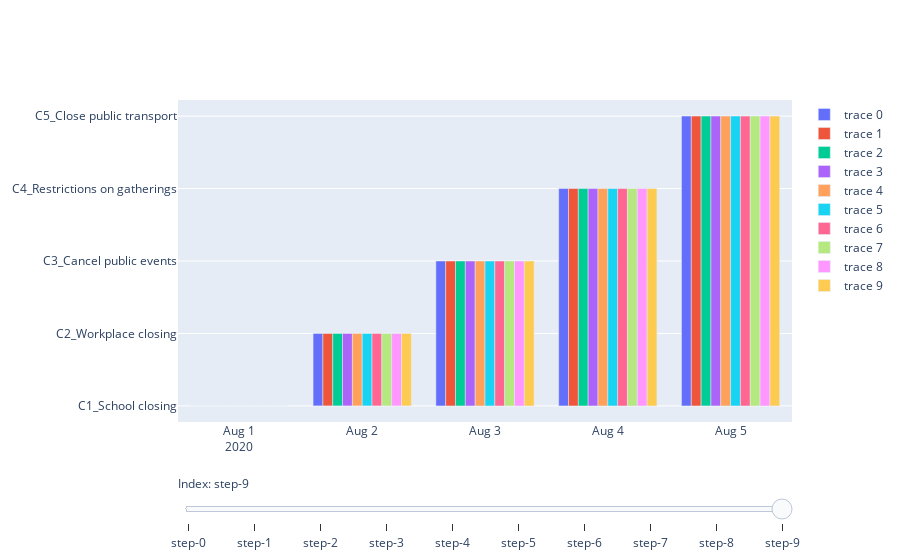

This figure's notebook cell:
### Code cell
import plotly.graph_objects as go
import numpy as np

# Create figure
fig = go.Figure()

# Add traces, one for each slider step
for step in np.arange(0, 10):
    gdf = pdf[(pdf['PrescriptionIndex'] == step) &
          (pdf['CountryName'] == country_name) &
          (pdf['RegionName'].isna() if region_name is None else (pdf['RegionName'] == 'region_name'))]
    fig.add_trace(go.Bar(x =gdf['Date'], y=NPI_COLUMNS))

# Make 10th trace visible
print(len(fig.data))
fig.data[9].visible = True

# Create and add slider
steps = []
for i in range(len(fig.data)):
    step = dict(
        method="update",
        args=[{"visible": [False] * len(fig.data)},
              {"title": "Slider switched to step: " + str(i)}],  # layout attribute
    )
    step["args"][0]["visible"][i] = True  # Toggle i'th trace to "visible"
    steps.append(step)

sliders = [dict(
    active=9,
    currentvalue={"prefix": "Index: "},
    pad={"t": 50},
    steps=steps
)]

fig.update_layout(
    sliders=sliders
)

fig.show()

### Figure 1 — Plotly figure (JSON) as saved in the notebook; plotly's stock layout.template omitted (floating-point values rounded to 4 significant figures)
{"data": [{"type": "bar", "x": ["2020-08-01", "2020-08-02", "2020-08-03", "2020-08-04", "2020-08-05"], "y": ["C1_School closing", "C2_Workplace closing", "C3_Cancel public events", "C4_Restrictions on gatherings", "C5_Close public transport", "C6_Stay at home requirements", "C7_Restrictions on internal movement", "C8_International travel controls", "H1_Public information campaigns", "H2_Testing policy", "H3_Contact tracing", "H6_Facial Coverings"]}, {"type": "bar", "x": ["2020-08-01", "2020-08-02", "2020-08-03", "2020-08-04", "2020-08-05"], "y": ["C1_School closing", "C2_Workplace closing", "C3_Cancel public events", "C4_Restrictions on gatherings", "C5_Close public transport", "C6_Stay at home requirements", "C7_Restrictions on internal movement", "C8_International travel controls", "H1_Public information campaigns", "H2_Testing policy", "H3_Contact tracing", "H6_Facial Coverings"]}, {"type": "bar", "x": ["2020-08-01", "2020-08-02", "2020-08-03", "2020-08-04", "2020-08-05"], "y": ["C1_School closing", "C2_Workplace closing", "C3_Cancel public events", "C4_Restrictions on gatherings", "C5_Close public transport", "C6_Stay at home requirements", "C7_Restrictions on internal movement", "C8_International travel controls", "H1_Public information campaigns", "H2_Testing policy", "H3_Contact tracing", "H6_Facial Coverings"]}, {"type": "bar", "x": ["2020-08-01", "2020-08-02", "2020-08-03", "2020-08-04", "2020-08-05"], "y": ["C1_School closing", "C2_Workplace closing", "C3_Cancel public events", "C4_Restrictions on gatherings", "C5_Close public transport", "C6_Stay at home requirements", "C7_Restrictions on internal movement", "C8_International travel controls", "H1_Public information campaigns", "H2_Testing policy", "H3_Contact tracing", "H6_Facial Coverings"]}, {"type": "bar", "x": ["2020-08-01", "2020-08-02", "2020-08-03", "2020-08-04", "2020-08-05"], "y": ["C1_School closing", "C2_Workplace closing", "C3_Cancel public events", "C4_Restrictions on gatherings", "C5_Close public transport", "C6_Stay at home requirements", "C7_Restrictions on internal movement", "C8_International travel controls", "H1_Public information campaigns", "H2_Testing policy", "H3_Contact tracing", "H6_Facial Coverings"]}, {"type": "bar", "x": ["2020-08-01", "2020-08-02", "2020-08-03", "2020-08-04", "2020-08-05"], "y": ["C1_School closing", "C2_Workplace closing", "C3_Cancel public events", "C4_Restrictions on gatherings", "C5_Close public transport", "C6_Stay at home requirements", "C7_Restrictions on internal movement", "C8_International travel controls", "H1_Public information campaigns", "H2_Testing policy", "H3_Contact tracing", "H6_Facial Coverings"]}, {"type": "bar", "x": ["2020-08-01", "2020-08-02", "2020-08-03", "2020-08-04", "2020-08-05"], "y": ["C1_School closing", "C2_Workplace closing", "C3_Cancel public events", "C4_Restrictions on gatherings", "C5_Close public transport", "C6_Stay at home requirements", "C7_Restrictions on internal movement", "C8_International travel controls", "H1_Public information campaigns", "H2_Testing policy", "H3_Contact tracing", "H6_Facial Coverings"]}, {"type": "bar", "x": ["2020-08-01", "2020-08-02", "2020-08-03", "2020-08-04", "2020-08-05"], "y": ["C1_School closing", "C2_Workplace closing", "C3_Cancel public events", "C4_Restrictions on gatherings", "C5_Close public transport", "C6_Stay at home requirements", "C7_Restrictions on internal movement", "C8_International travel controls", "H1_Public information campaigns", "H2_Testing policy", "H3_Contact tracing", "H6_Facial Coverings"]}, {"type": "bar", "x": ["2020-08-01", "2020-08-02", "2020-08-03", "2020-08-04", "2020-08-05"], "y": ["C1_School closing", "C2_Workplace closing", "C3_Cancel public events", "C4_Restrictions on gatherings", "C5_Close public transport", "C6_Stay at home requirements", "C7_Restrictions on internal movement", "C8_International travel controls", "H1_Public information campaigns", "H2_Testing policy", "H3_Contact tracing", "H6_Facial Coverings"]}, {"type": "bar", "visible": true, "x": ["2020-08-01", "2020-08-02", "2020-08-03", "2020-08-04", "2020-08-05"], "y": ["C1_School closing", "C2_Workplace closing", "C3_Cancel public events", "C4_Restrictions on gatherings", "C5_Close public transport", "C6_Stay at home requirements", "C7_Restrictions on internal movement", "C8_International travel controls", "H1_Public information campaigns", "H2_Testing policy", "H3_Contact tracing", "H6_Facial Coverings"]}], "layout": {"sliders": [{"active": 9, "currentvalue": {"prefix": "Index: "}, "pad": {"t": 50}, "steps": [{"args": [{"visible": [true, false, false, false, false, false, false, false, false, false]}, {"title": "Slider switched to step: 0"}], "method": "update"}, {"args": [{"visible": [false, true, false, false, false, false, false, false, false, false]}, {"title": "Slider switched to step: 1"}], "method": "update"}, {"args": [{"visible": [false, false, true, false, false, false, false, false, false, false]}, {"title": "Slider switched to step: 2"}], "method": "update"}, {"args": [{"visible": [false, false, false, true, false, false, false, false, false, false]}, {"title": "Slider switched to step: 3"}], "method": "update"}, {"args": [{"visible": [false, false, false, false, true, false, false, false, false, false]}, {"title": "Slider switched to step: 4"}], "method": "update"}, {"args": [{"visible": [false, false, false, false, false, true, false, false, false, false]}, {"title": "Slider switched to step: 5"}], "method": "update"}, {"args": [{"visible": [false, false, false, false, false, false, true, false, false, false]}, {"title": "Slider switched to step: 6"}], "method": "update"}, {"args": [{"visible": [false, false, false, false, false, false, false, true, false, false]}, {"title": "Slider switched to step: 7"}], "method": "update"}, {"args": [{"visible": [false, false, false, false, false, false, false, false, true, false]}, {"title": "Slider switched to step: 8"}], "method": "update"}, {"args": [{"visible": [false, false, false, false, false, false, false, false, false, true]}, {"title": "Slider switched to step: 9"}], "method": "update"}]}]}}
